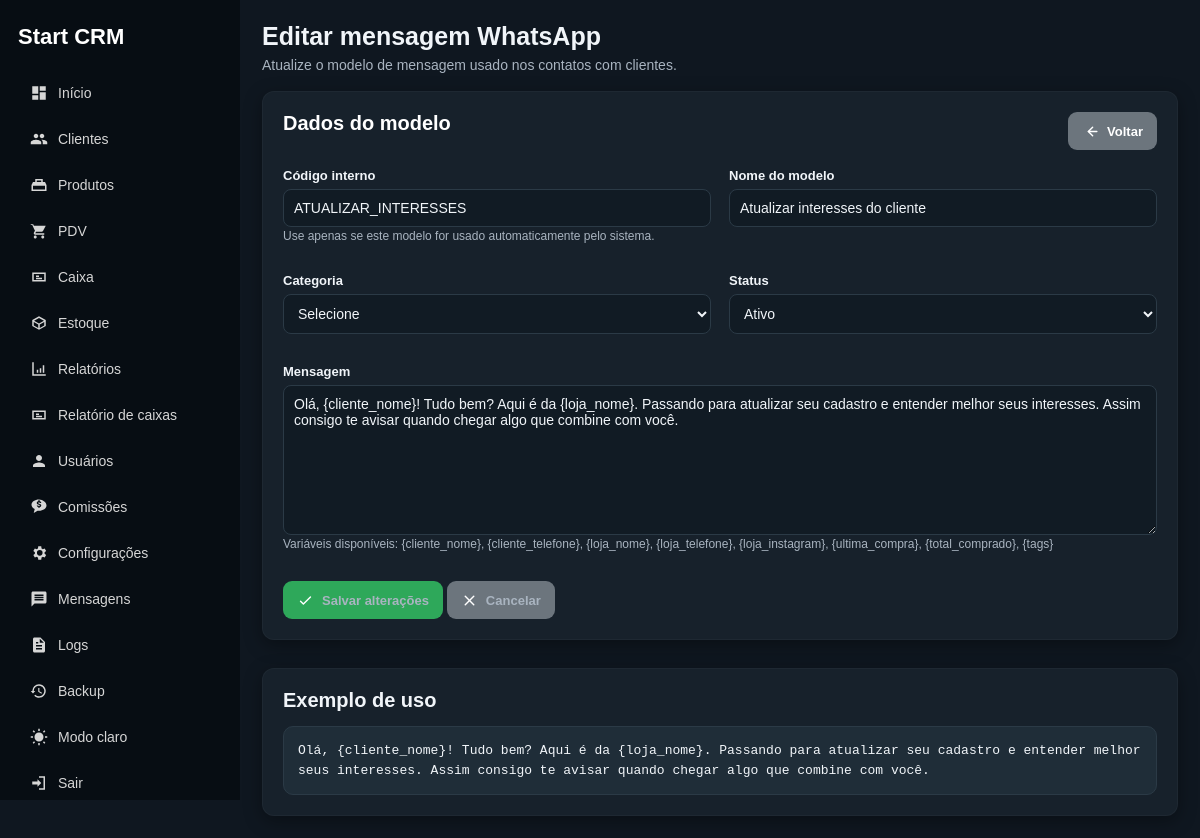
The app's page /mensagens-whatsapp/6/editar (signed in) with its own data.
### tables this page shows
CREATE TABLE mensagens_whatsapp (
            id INTEGER PRIMARY KEY AUTOINCREMENT,
            nome TEXT NOT NULL,
            categoria TEXT,
            mensagem TEXT NOT NULL,
            ativo INTEGER NOT NULL DEFAULT 1,
            created_at TEXT DEFAULT CURRENT_TIMESTAMP,
            updated_at TEXT DEFAULT CURRENT_TIMESTAMP
        , codigo TEXT);

### app.py (the view, shortened to what this page needs)
@app.route("/mensagens-whatsapp/<int:mensagem_id>/editar", methods=["GET", "POST"])
@admin_required
def mensagem_whatsapp_editar(mensagem_id):
    conn = get_db_connection()
    modelo = conn.execute("""
        SELECT
            id,
            codigo,
            nome,
            categoria,
            mensagem,
            ativo
        FROM mensagens_whatsapp
        WHERE id = ?
    """, (mensagem_id,)).fetchone()
    if not modelo:
        conn.close()
        flash("Modelo de mensagem não encontrado.")
        return redirect(url_for("mensagens_whatsapp"))
    conn.close()
    return render_template(
        "mensagem_whatsapp_editar.html",
        modelo=modelo,
        usuario=usuario_logado()
    )

### app.py (called while the page is built)
@app.context_processor
def inject_configuracoes():
    try:
        return {
            "config_loja": obter_configuracoes_loja()
        }
    except Exception:
        return {
            "config_loja": None
        }

def get_db_connection():
    conn = sqlite3.connect(DATABASE)
    conn.row_factory = sqlite3.Row
    return conn

def admin_required(func):
    @wraps(func)
    def wrapper(*args, **kwargs):
        if "usuario_id" not in session:
            return redirect(url_for("login"))
        if session.get("usuario_perfil") != "ADMIN":
            flash("Você não tem permissão para acessar esta área.")
            return redirect(url_for("vendas"))
        return func(*args, **kwargs)
    return wrapper

def usuario_logado():
    if "usuario_id" not in session:
        return None
    return {
        "id": session.get("usuario_id"),
        "nome": session.get("usuario_nome"),
        "perfil": session.get("usuario_perfil")
    }

def obter_configuracoes_loja():
    conn = get_db_connection()
    config = conn.execute("""
        SELECT
            id,
            nome_loja,
            telefone,
            endereco,
            cidade,
            instagram,
            mensagem_recibo,
            logo_path,
            login_logo_path
        FROM configuracoes_loja
        WHERE id = 1
    """).fetchone()
    conn.close()
    return config

### templates/mensagem_whatsapp_editar.html (shortened to what this page needs)
<!DOCTYPE html>
<html lang="pt-BR" data-theme="{{ session.get('tema', 'dark') }}">
<head>
    <link rel="stylesheet" href="{{ url_for('static', filename='css/style.css') }}">
</head>
<body>
<div class="app-layout">
    {% include 'partials/sidebar.html' %}
    <main class="main-content">
        <header class="topbar">
            <h1>Editar mensagem WhatsApp</h1>
            <p>Atualize o modelo de mensagem usado nos contatos com clientes.</p>
        </header>
        <section class="panel">
            <div class="resumo-venda-header">
                <h2>Dados do modelo</h2>
                <div class="resumo-venda-acoes-inline">
                    <a href="{{ url_for('mensagens_whatsapp') }}" class="icon-action-button secondary">
                        <svg viewBox="0 0 24 24" aria-hidden="true">
                            <path d="M15 18l-6-6 6-6"></path>
                            <path d="M9 12h12"></path>
                        </svg>
                        <span>Voltar</span>
                    </a>
                </div>
            </div>
            <form method="POST" class="form-grid">
                <div class="form-group">
                    <label for="codigo">Código interno</label>
                    <input
                        type="text"
                        id="codigo"
                        name="codigo"
                        value="{{ modelo.codigo or '' }}"
                        placeholder="Ex: REATIVACAO_CLIENTE"
                    >
                    <small class="field-help">
                        Use apenas se este modelo for usado automaticamente pelo sistema.
                    </small>
                </div>
                <div class="form-group">
                    <label for="nome">Nome do modelo</label>
                    <input
                        type="text"
                        id="nome"
                        name="nome"
                        value="{{ modelo.nome }}"
                        required
                    >
                </div>
                <div class="form-group">
                    <label for="categoria">Categoria</label>
                    <select id="categoria" name="categoria">
                        {% set categorias = ['Pós-venda', 'Campanha', 'Produto disponível', 'Cobrança', 'Atendimento', 'Outros'] %}
                        <option value="">Selecione</option>
                    </select>
                </div>
                <div class="form-group">
                    <label for="ativo">Status</label>
                    <select id="ativo" name="ativo">
                        <option value="1" {% if modelo.ativo == 1 %}selected{% endif %}>Ativo</option>
                    </select>
                </div>
                <div class="form-group full">
                    <label for="mensagem">Mensagem</label>
                    <textarea
                        id="mensagem"
                        name="mensagem"
                        rows="8"
                        required
                    >{{ modelo.mensagem }}</textarea>
                    <small class="field-help">
                        Variáveis disponíveis: {cliente_nome}, {cliente_telefone}, {loja_nome}, {loja_telefone}, {loja_instagram}, {ultima_compra}, {total_comprado}, {tags}
                    </small>
                </div>
                <div class="edit-actions-row">
                    <button type="submit" class="icon-action-button">
                        <svg viewBox="0 0 24 24" aria-hidden="true">
                            <path d="M5 13l4 4L19 7"></path>
                        </svg>
                        <span>Salvar alterações</span>
                    </button>
                    <a href="{{ url_for('mensagens_whatsapp') }}" class="icon-action-button secondary">
                        <svg viewBox="0 0 24 24" aria-hidden="true">
                            <path d="M18 6L6 18"></path>
                            <path d="M6 6l12 12"></path>
                        </svg>
                        <span>Cancelar</span>
                    </a>
                </div>
            </form>
        </section>
        <section class="panel margin-top">
            <h2>Exemplo de uso</h2>
            <div class="code-example">{{ modelo.mensagem }}</div>
        </section>
    </main>
</div>
</body>
</html>

### records on screen
mensagens_whatsapp: codigo "ATUALIZAR_INTERESSES", nome "Atualizar interesses do cliente", ativo "Ativo", mensagem "Olá, {cliente_nome}! Tudo bem? Aqui é da {loja_nome}. Passando para atualizar seu cadastro e entender melhor seus interesses. Assim consigo te avisar quando chegar algo que combine com você."

### other values on screen
{{ config_loja.nome_loja if config_loja else 'Start CRM' }} "Start CRM"
